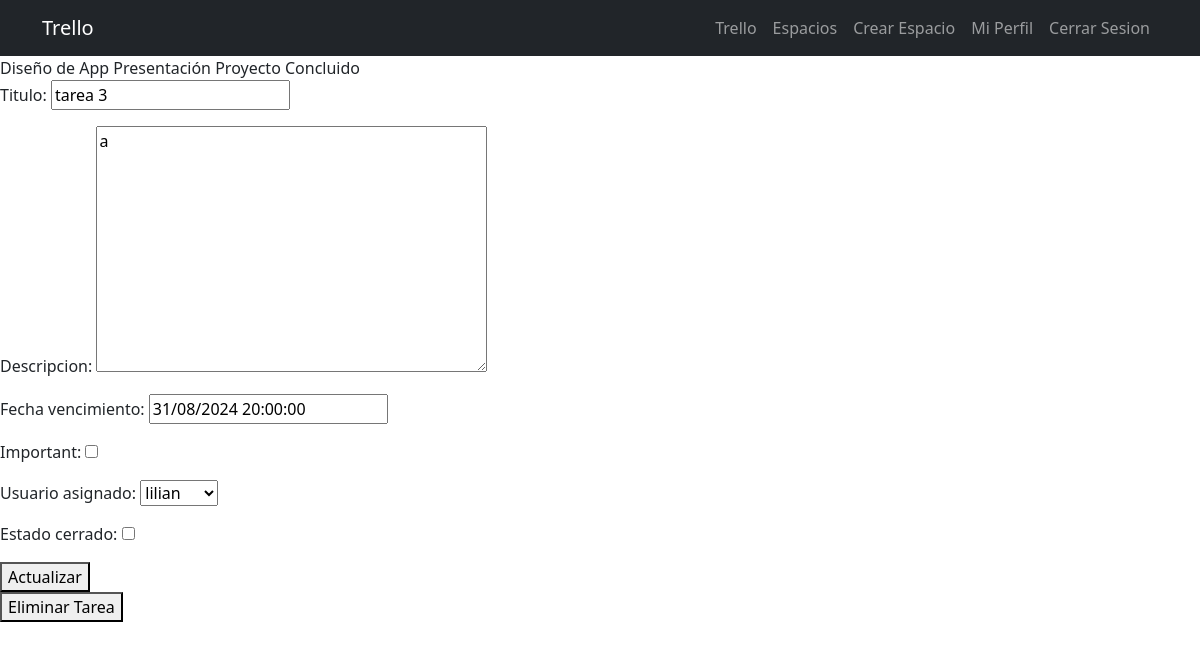
/espacio/1/tablero/1/lista/12/tarjeta/5/tarea/7/tarea_detalle/ (signed in), run on an earlier commit of the app's database.
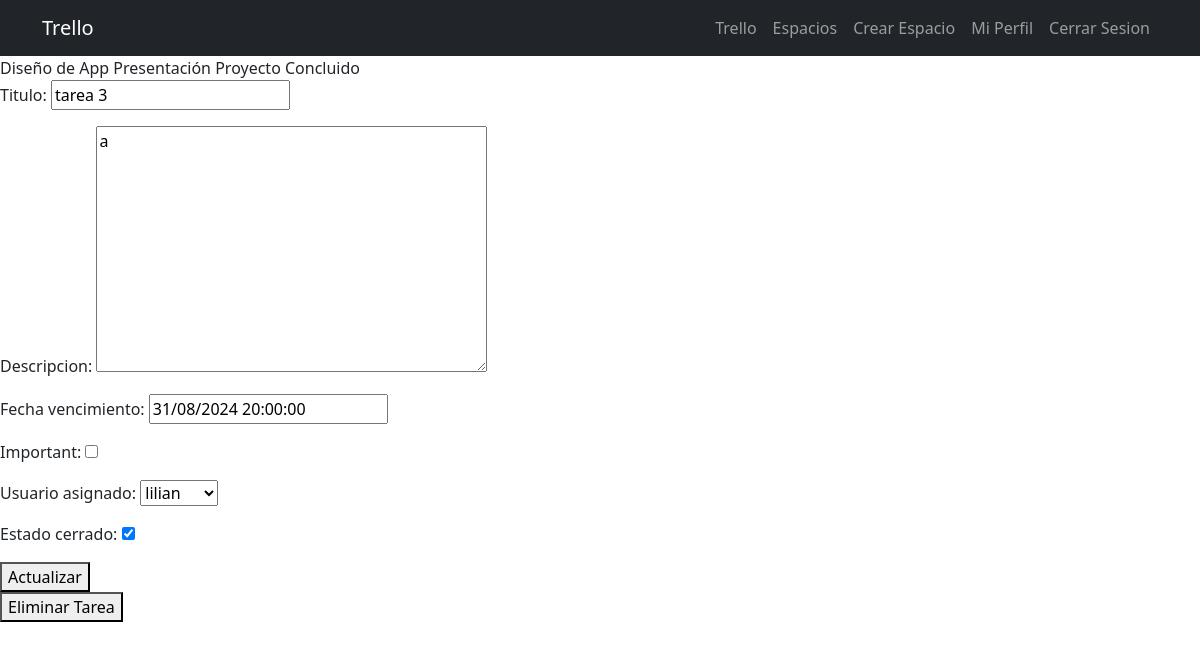
And on a later commit of the database.
### tasks/models.py (models this page shows, shortened)
class Tarea(models.Model):
    titulo = models.CharField(max_length=200)
    descripcion = models.TextField(max_length=1000)
    fecha_creacion = models.DateTimeField(auto_now_add=True)
    fecha_vencimiento = models.DateTimeField(null=True, blank=True)
    important = models.BooleanField(default=False)
    usuario_asignado = models.ForeignKey(User, on_delete=models.SET_NULL, null=True, blank=True)
    estado_cerrado = models.BooleanField(default=False)
    atrasada = models.BooleanField(default=False)

### tasks/views.py (the view, shortened to what this page needs)
# urls.py: path('espacio/<int:espacio_id>/tablero/<int:tablero_id>/lista/<int:lista_id>/tarjeta/<int:tarjeta_id>/tarea/<int:tarea_id>/tarea_detalle/', views.tarea_detalle, name='tarea_detalle'),
@login_required
def tarea_detalle(request, espacio_id, tablero_id, lista_id, tarjeta_id, tarea_id):
    if request.method == 'GET':
        espacio = get_object_or_404(EspacioDeTrabajo, pk=espacio_id, miembros=request.user)
        tablero = get_object_or_404(Tablero, pk=tablero_id)
        lista = get_object_or_404(Lista, pk=lista_id)
        tarjeta = get_object_or_404(Tarjeta, pk=tarjeta_id)
        tarea = get_object_or_404(Tarea, pk=tarea_id)
        form = TareaForm(instance=tarea)
        form.introducir_usuarios(espacio.miembros.all())
        return render(request, 'tarea_detalle.html', {'espacio': espacio, 'form': form, 'tablero': tablero, 'lista': lista, 'tarjeta':tarjeta, 'tarea':tarea})

### tasks/forms.py
class TareaForm(ModelForm):
    class Meta:
        model = Tarea
        fields = ['titulo', 'descripcion', 'fecha_vencimiento', 'important', 'usuario_asignado', 'estado_cerrado']
        readonly_fields = ('fecha_creacion', 'atrasada') # solo lectura
        widgets = {
            'usuario_asignado': forms.Select(),
        }
    def introducir_usuarios(self, usuarios):
        self.fields['usuario_asignado'].queryset =  usuarios

### tasks/templates/tarea_detalle.html (shortened to what this page needs)
{% extends 'base.html' %}
{% block content %}
{{espacio.nombre}}
{{tablero.nombre}}
{{lista.nombre}}
<form method="POST">
  {{form.as_p}}
  <button>
    Actualizar
  </button>
</form>
<form action="{% url 'eliminar_tarea' espacio_id=espacio.id tablero_id=tablero.id lista_id=lista.id tarjeta_id=tarjeta.id tarea_id=tarea.id %}" method="POST">
  <button>
    Eliminar Tarea
  </button>
</form>
{% endblock %}

What changed in the data, as far as the page shows it:
changed Tarea "tarea 3": estado_cerrado "☐" → "☑"
